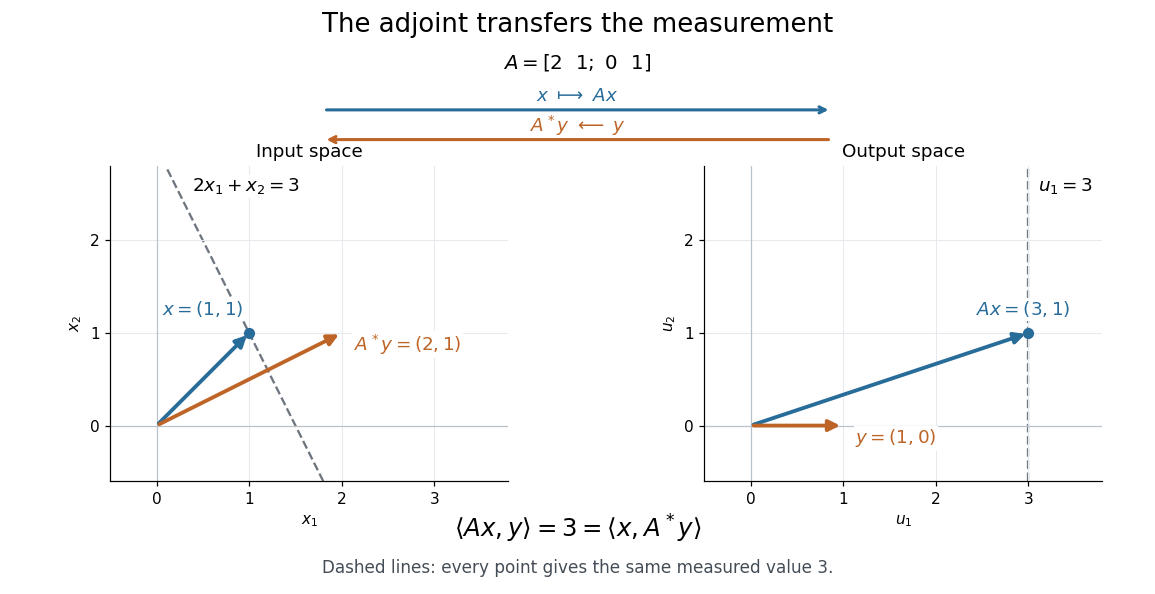

The script that drew this image:
"""Illustrate how an adjoint transfers a measured direction.

Tested with Python 3.14.4, NumPy 2.3.5, Matplotlib 3.10.7.
Write an opaque white PNG with the script's basename in the working directory.
"""

from pathlib import Path

import matplotlib.pyplot as plt
import numpy as np


def main():
    a = np.array([[2., 1.], [0., 1.]])
    x = np.array([1., 1.])
    y = np.array([1., 0.])
    image = a @ x
    measured_direction = a.T @ y
    value = image @ y
    assert np.isclose(value, x @ measured_direction)
    assert np.isclose(value, 3)

    blue, orange = '#286c9a', '#bd6426'
    fig, axes = plt.subplots(1, 2, figsize=(10.5, 5.4), dpi=110,
                             facecolor='white')
    fig.subplots_adjust(left=.07, right=.98, bottom=.19, top=.72, wspace=.3)
    configurations = [
        (axes[0], x, measured_direction, r'$x=(1,1)$', r'$A^*y=(2,1)$',
         'Input space', r'$x_1$', r'$x_2$'),
        (axes[1], image, y, r'$Ax=(3,1)$', r'$y=(1,0)$',
         'Output space', r'$u_1$', r'$u_2$'),
    ]
    for ax, vector, direction, vector_label, direction_label, title, xlabel, ylabel in configurations:
        ax.set(xlim=(-.5, 3.8), ylim=(-.6, 2.8), aspect='equal',
               xlabel=xlabel, ylabel=ylabel, title=title)
        ax.axhline(0, color='#b9c1ca', lw=.8)
        ax.axvline(0, color='#b9c1ca', lw=.8)
        ax.grid(color='#e6e9ed', lw=.7)
        ax.set_xticks([0, 1, 2, 3])
        ax.set_yticks([0, 1, 2])
        for endpoint, color in [(vector, blue), (direction, orange)]:
            ax.annotate('', xy=endpoint, xytext=(0, 0),
                        arrowprops={'arrowstyle': '-|>', 'color': color,
                                    'lw': 2.5, 'mutation_scale': 15})
        ax.scatter(*vector, color=blue, s=40, zorder=4)
        ax.text(vector[0] - .06, vector[1] + .19, vector_label,
                fontsize=12, color=blue, ha='right' if ax is axes[0] else 'center',
                bbox={'facecolor': 'white', 'edgecolor': 'none', 'pad': 1})
        ax.text(direction[0] + .13, direction[1] - .19,
                direction_label, fontsize=12, color=orange,
                bbox={'facecolor': 'white', 'edgecolor': 'none', 'pad': 1})
        ax.spines[['top', 'right']].set_visible(False)

    t = np.linspace(-.6, 2.8, 101)
    # Matching level sets: y . (A z) = (A* y) . z = 3.
    input_points = np.column_stack([(3 - t) / 2, t])
    assert np.allclose(input_points @ measured_direction, 3)
    assert np.allclose((input_points @ a.T) @ y, 3)
    axes[0].plot(input_points[:, 0], input_points[:, 1], '--',
                 color='#6d757e', lw=1.5, zorder=1)
    axes[1].axvline(3, ls='--', color='#6d757e', lw=1.5, zorder=1)
    axes[0].text(.38, 2.53, r'$2x_1+x_2=3$', fontsize=12,
                 bbox={'facecolor': 'white', 'edgecolor': 'none', 'pad': 1})
    axes[1].text(3.1, 2.53, r'$u_1=3$', fontsize=12)

    fig.suptitle('The adjoint transfers the measurement', fontsize=17, y=.98)
    fig.text(.5, .885, r'$A=[2\ \ 1;\ 0\ \ 1]$', ha='center', fontsize=13)
    overlay = fig.add_axes([0, 0, 1, 1], frameon=False)
    overlay.set(xlim=(0, 1), ylim=(0, 1))
    overlay.axis('off')
    overlay.annotate('', xy=(.72, .815), xytext=(.28, .815),
                     arrowprops={'arrowstyle': '->', 'lw': 2, 'color': blue})
    overlay.text(.5, .83, r'$x\ \longmapsto\ Ax$', ha='center',
                 color=blue, fontsize=12)
    overlay.annotate('', xy=(.28, .765), xytext=(.72, .765),
                     arrowprops={'arrowstyle': '->', 'lw': 2, 'color': orange})
    overlay.text(.5, .778, r'$A^*y\ \longleftarrow\ y$', ha='center',
                 color=orange, fontsize=12)
    fig.text(.5, .095, r'$\langle Ax,y\rangle=3=\langle x,A^*y\rangle$',
             fontsize=16, ha='center')
    fig.text(.5, .035, 'Dashed lines: every point gives the same measured value 3.',
             fontsize=11, ha='center', color='#444d56')
    fig.savefig(Path.cwd() / (Path(__file__).stem + '.png'),
                facecolor='white', transparent=False)
    plt.close(fig)


if __name__ == '__main__':
    main()
